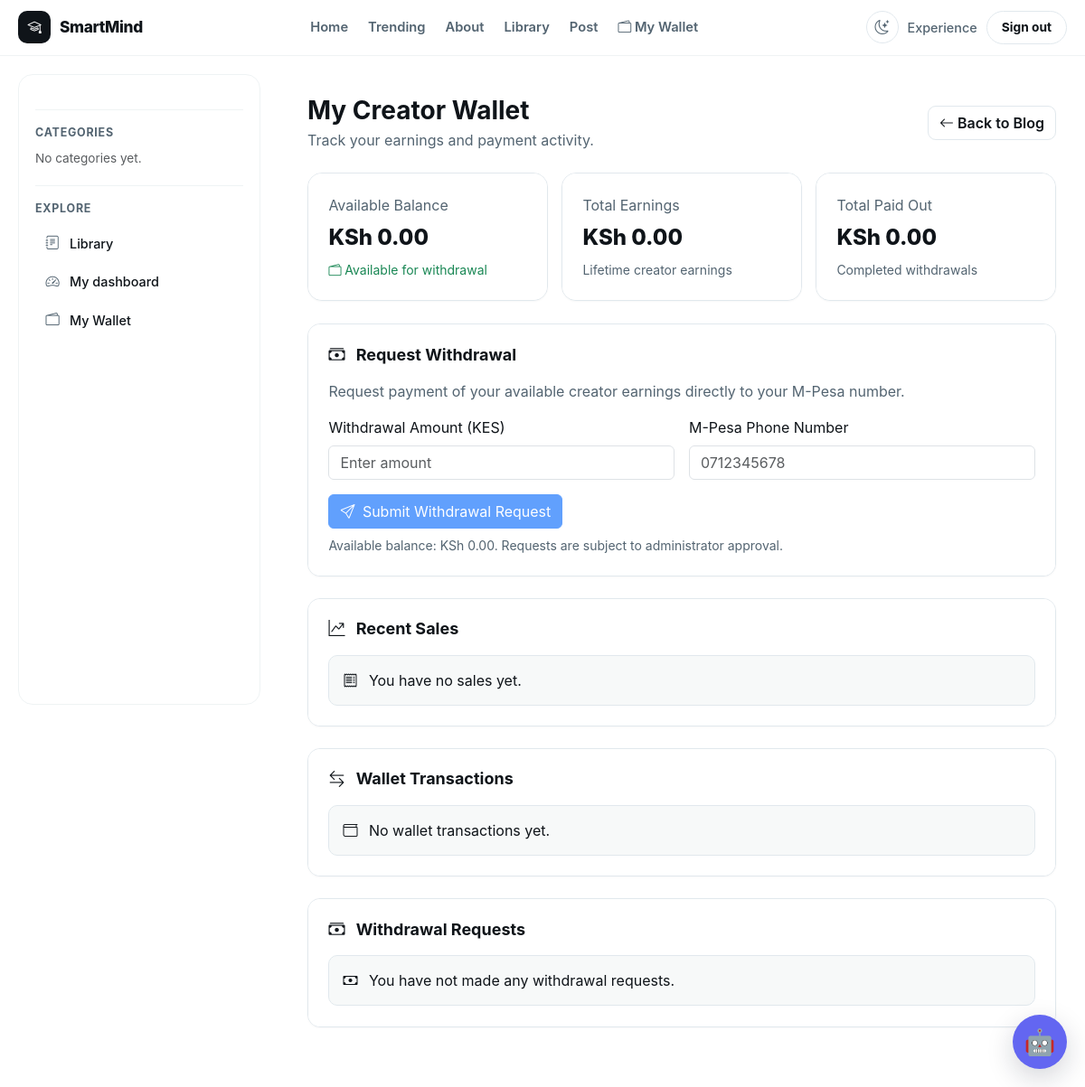
/wallet/ (signed in), run on an earlier commit of the app's database.
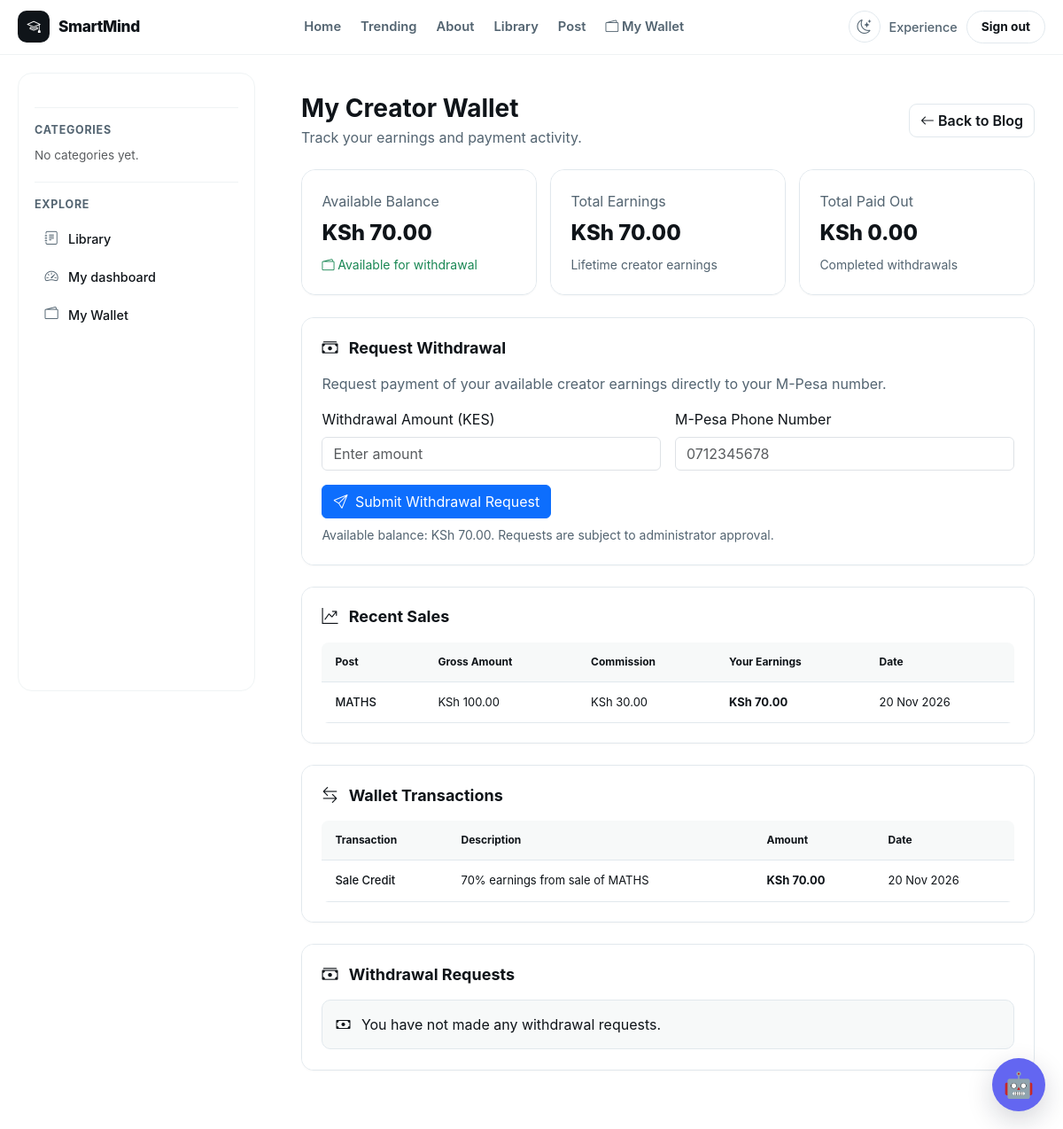
And on a later commit of the database.
### blog/models.py (models this page shows, shortened)
class CreatorWallet(models.Model):
    creator = models.OneToOneField(User, on_delete=models.CASCADE, related_name="creator_wallet")
    available_balance = models.DecimalField(max_digits=12, decimal_places=2, default=0)
    total_earned = models.DecimalField(max_digits=12, decimal_places=2, default=0)
    total_paid = models.DecimalField(max_digits=12, decimal_places=2, default=0)
    currency = models.CharField(max_length=3, default="KES")
    created_at = models.DateTimeField(auto_now_add=True)
    updated_at = models.DateTimeField(auto_now=True)

class CreatorSale(models.Model):
    mpesa_transaction = models.OneToOneField(
        MpesaTransaction, on_delete=models.PROTECT, related_name="creator_sale",
    )
    creator = models.ForeignKey(User, on_delete=models.PROTECT, related_name="creator_sales")
    post = models.ForeignKey(Post, on_delete=models.PROTECT, related_name="creator_sales")
    gross_amount = models.DecimalField(max_digits=12, decimal_places=2)
    platform_commission = models.DecimalField(max_digits=12, decimal_places=2)
    creator_earning = models.DecimalField(max_digits=12, decimal_places=2)
    commission_rate = models.DecimalField(max_digits=5, decimal_places=2, default=30.00)
    created_at = models.DateTimeField(auto_now_add=True)
    class Meta:
        ordering = ["-created_at"]

class Post(models.Model):
    STATUS_CHOICES = [("draft", "Draft"), ("published", "Published")]
    title = models.CharField(max_length=200)
    slug = models.SlugField(max_length=200, unique=True, blank=True)
    category = models.ForeignKey(Category, on_delete=models.CASCADE)
    tags = models.ManyToManyField(Tag, blank=True)
    excerpt = models.TextField(max_length=500)
    content = CKEditor5Field("Content", config_name="default")
    school = models.ForeignKey(
        "schools.School", on_delete=models.CASCADE,
        related_name="posts", null=True, blank=True,
    )
    target_classes = models.ManyToManyField(
        "schools.SchoolClass", blank=True, related_name="posts",
    )
    author = models.ForeignKey(User, on_delete=models.CASCADE, related_name="posts")
    approved = models.BooleanField(default=False)
    is_featured = models.BooleanField(default=False)
    video = CloudinaryField(
        resource_type="video", folder="videos/", blank=True, null=True,
    )
    youtube_url = models.URLField(blank=True, null=True)
    view_count = models.PositiveIntegerField(default=0, editable=False)
    likes = models.ManyToManyField(User, related_name="liked_posts", blank=True)
    status = models.CharField(max_length=10, choices=STATUS_CHOICES, default="draft")
    created_at = models.DateTimeField(auto_now_add=True)
    updated_at = models.DateTimeField(auto_now=True)
    visible_to_all = models.BooleanField(default=False)
    is_monetized = models.BooleanField(
        default=False,
        help_text="If enabled, attachments require payment before download.",
    )
    attachment_price = models.DecimalField(
        max_digits=8, decimal_places=2, default=0.00,
        help_text="Price to unlock all attachments on this post.",
    )
    attachment_currency = models.CharField(
        max_length=3, default="USD",
        help_text="ISO currency code (USD, KES, NGN, etc.)",
    )
    class Meta:
        ordering = ["-created_at"]
        indexes = [
            models.Index(fields=["school"]),
            models.Index(fields=["status", "approved"]),
        ]
        constraints = [
            models.CheckConstraint(
                condition=Q(is_monetized=False) | Q(attachment_price__gt=0),
                name="post_monetized_requires_positive_price",
            ),
        ]

class WalletLedgerEntry(models.Model):
    ENTRY_TYPES = [
        ("sale", "Sale Credit"), ("payout", "Payout"),
        ("refund", "Refund"), ("adjustment", "Adjustment"),
    ]
    wallet = models.ForeignKey(
        CreatorWallet, on_delete=models.PROTECT, related_name="ledger_entries",
    )
    sale = models.OneToOneField(
        CreatorSale, on_delete=models.PROTECT, null=True, blank=True,
        related_name="ledger_entry",
    )
    payout = models.OneToOneField(
        "CreatorPayout", on_delete=models.PROTECT, null=True, blank=True,
        related_name="ledger_entry",
    )
    entry_type = models.CharField(max_length=20, choices=ENTRY_TYPES)
    amount = models.DecimalField(max_digits=12, decimal_places=2)
    description = models.CharField(max_length=255, blank=True)
    created_at = models.DateTimeField(auto_now_add=True)
    class Meta:
        ordering = ["-created_at"]

### blog/views.py (the view)
# urls.py: path("wallet/", views.creator_wallet, name="creator_wallet"),
@login_required
def creator_wallet(request):
    if request.user.role != "teacher":
        raise PermissionDenied(
            "Only teachers can access the creator wallet."
        )
    wallet, created = CreatorWallet.objects.get_or_create(
        creator=request.user
    )
    sales = (
        CreatorSale.objects
        .filter(creator=request.user)
        .select_related("post", "mpesa_transaction")
        .order_by("-created_at")
    )
    ledger_entries = (
        WalletLedgerEntry.objects
        .filter(wallet=wallet)
        .select_related("sale", "payout")
        .order_by("-created_at")
    )
    payouts = CreatorPayout.objects.filter(
        creator=request.user
    ).order_by("-requested_at")
    context = {
        "wallet": wallet,
        "sales": sales[:10],
        "ledger_entries": ledger_entries[:10],
        "payouts": payouts[:10],
    }
    return render(
        request,
        "wallet.html",
        context
    )

### blog/templates/wallet.html (shortened to what the changed rows need)
{% extends "base.html" %}
{% block content %}
<div class="container py-4 wallet-page">
    <div class="d-flex justify-content-between align-items-center mb-4 wallet-header">
        <div>
            <h2 class="fw-bold mb-1 wallet-title">
                My Creator Wallet
            </h2>
        </div>
    </div>
    <div class="wallet-summary-grid">
        <div>
            <div class="card wallet-card h-100">
                <div class="card-body">
                    <p class="wallet-muted mb-2">
                        Available Balance
                    </p>
                    <h3 class="wallet-balance">
                        KSh {{ wallet.available_balance|floatformat:2 }}
                    </h3>
                    <small class="wallet-earning">
                        <i class="bi bi-wallet2"></i>
                        Available for withdrawal
                    </small>
                </div>
            </div>
        </div>
        <div>
            <div class="card wallet-card h-100">
                <div class="card-body">
                    <p class="wallet-muted mb-2">
                        Total Earnings
                    </p>
                    <h3 class="wallet-balance">
                        KSh {{ wallet.total_earned|floatformat:2 }}
                    </h3>
                    <small class="wallet-muted">
                        Lifetime creator earnings
                    </small>
                </div>
            </div>
        </div>
        <div>
            <div class="card wallet-card h-100">
                <div class="card-body">
                    <p class="wallet-muted mb-2">
                        Total Paid Out
                    </p>
                    <h3 class="wallet-balance">
                        KSh {{ wallet.total_paid|floatformat:2 }}
                    </h3>
                    <small class="wallet-muted">
                        Completed withdrawals
                    </small>
                </div>
            </div>
        </div>
    </div>
<div class="card wallet-card wallet-table-panel mb-4">
    <div class="card-body">
        <form method="POST"
              action="{% url 'blog:creator_wallet_withdrawal' %}">
            <div class="row g-3">
                <div class="col-md-6">
                </div>
                <div class="col-md-6">
                </div>
            </div>
            <div class="mt-3">
                <button
                    type="submit"
                    class="btn btn-primary"
                    {% if wallet.available_balance <= 0 %}disabled{% endif %}
                >
                </button>
            </div>
            <small class="wallet-muted d-block mt-2">
                Available balance: KSh
                {{ wallet.available_balance|floatformat:2 }}.
                Requests are subject to administrator approval.
            </small>
        </form>
    </div>
</div>
    <div class="card wallet-card wallet-table-panel mb-4">
        <div class="card-body">
            <h5 class="wallet-section-title">
                <i class="bi bi-graph-up-arrow me-2"></i>
                Recent Sales
            </h5>
            {% if sales %}
                <div class="table-responsive">
                    <table class="table wallet-table align-middle">
                        <thead>
                            <tr>
                                <th>Post</th>
                                <th>Gross Amount</th>
                                <th>Commission</th>
                                <th>Your Earnings</th>
                                <th>Date</th>
                            </tr>
                        </thead>
                        <tbody>
                            {% for sale in sales %}
                            <tr>
                                <td>{{ sale.post.title }}</td>
                                <td>
                                    KSh {{ sale.gross_amount|floatformat:2 }}
                                </td>
                                <td>
                                    KSh {{ sale.platform_commission|floatformat:2 }}
                                </td>
                                <td class="fw-bold wallet-earning">
                                    KSh {{ sale.creator_earning|floatformat:2 }}
                                </td>
                                <td>
                                    {{ sale.created_at|date:"d M Y" }}
                                </td>
                            </tr>
                            {% endfor %}
                        </tbody>
                    </table>
                </div>
            {% else %}
                <div class="wallet-empty">
                    <i class="bi bi-receipt me-2"></i>
                    You have no sales yet.
                </div>
            {% endif %}
        </div>
    </div>
    <div class="card wallet-card wallet-table-panel mb-4">
        <div class="card-body">
            <h5 class="wallet-section-title">
                <i class="bi bi-arrow-left-right me-2"></i>
                Wallet Transactions
            </h5>
            {% if ledger_entries %}
                <div class="table-responsive">
                    <table class="table wallet-table align-middle">
                        <thead>
                            <tr>
                                <th>Transaction</th>
                                <th>Description</th>
                                <th>Amount</th>
                                <th>Date</th>
                            </tr>
                        </thead>
                        <tbody>
                            {% for entry in ledger_entries %}
                            <tr>
                                <td>
                                    {{ entry.get_entry_type_display }}
                                </td>
                                <td>
                                    {{ entry.description|default:"—" }}
                                </td>
                                <td class="fw-bold">
                                    KSh {{ entry.amount|floatformat:2 }}
                                </td>
                                <td>
                                    {{ entry.created_at|date:"d M Y" }}
                                </td>
                            </tr>
                            {% endfor %}
                        </tbody>
                    </table>
                </div>
            {% else %}
                <div class="wallet-empty">
                    <i class="bi bi-wallet me-2"></i>
                    No wallet transactions yet.
                </div>
            {% endif %}
        </div>
    </div>
</div>
{% endblock %}

What changed in the data, as far as the page shows it:
computed for CreatorWallet: available_balance "0.00" → "70.00"; total_earned "0.00" → "70.00"
added CreatorSale: post "MATHS", gross_amount "100.00", platform_commission "30.00", creator_earning "70.00", created_at "20 Nov 2026"
added WalletLedgerEntry: entry_type "Sale Credit", description "70% earnings from sale of MATHS", amount "70.00", created_at "20 Nov 2026"
Also different on the page:
text no longer shown: "You have no sales yet. No wallet transactions yet."
text now shown: "Post Gross Amount Commission Your Earnings Date Transaction Description Amount Date"
